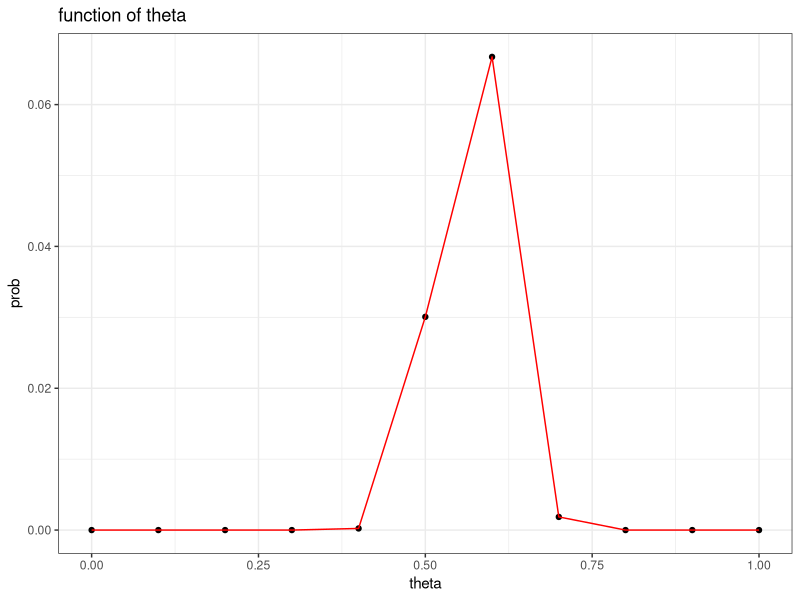
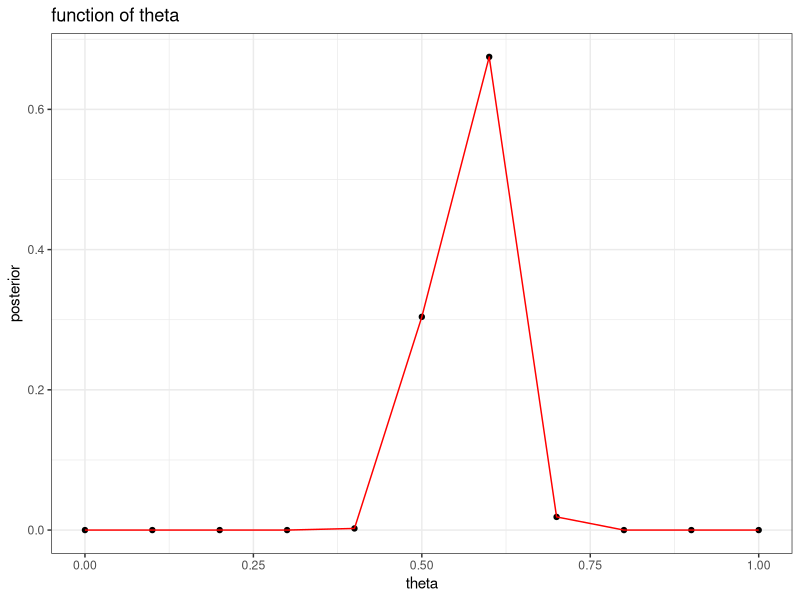
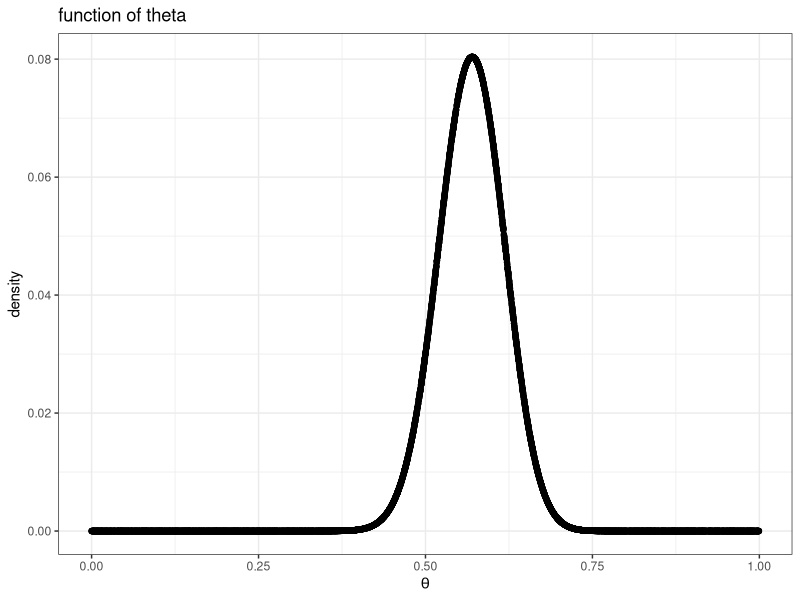
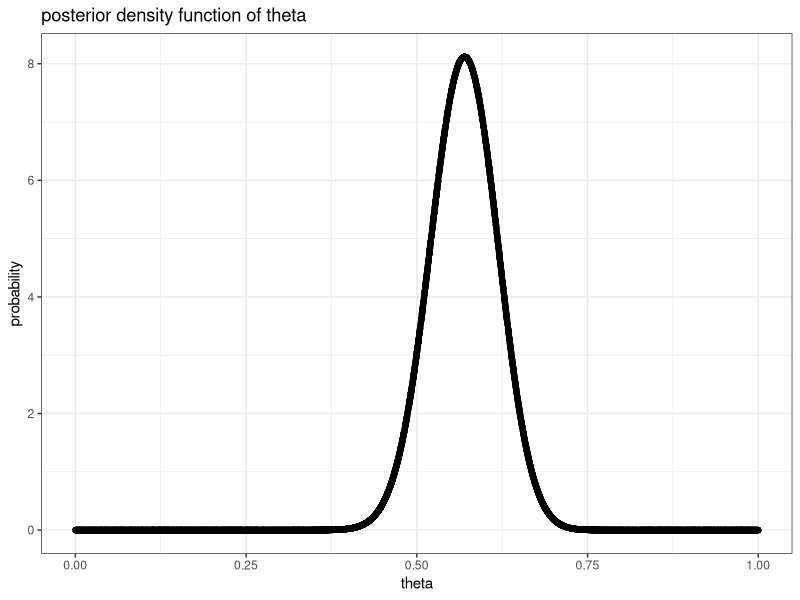
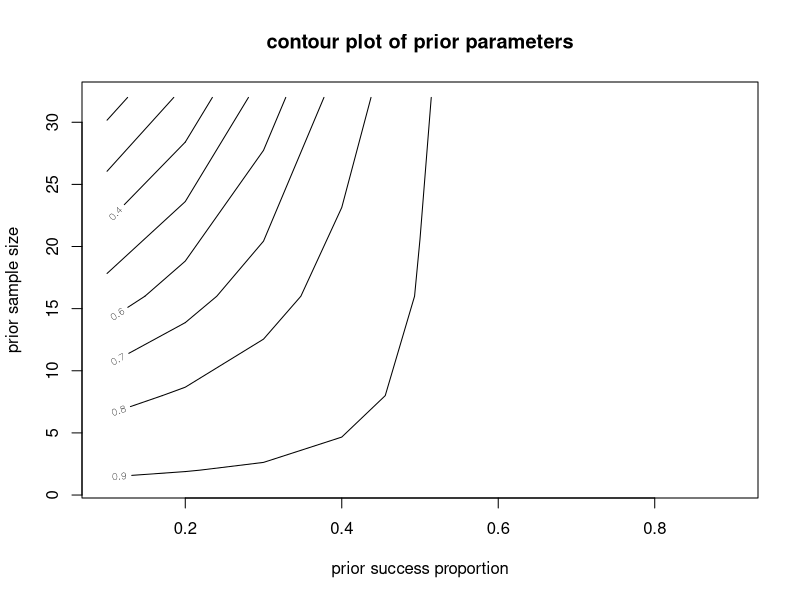

Generate these figures, in order, with R:
## ---- chunk 1
library(tidyverse)
require(magrittr)
require(plyr)
ggplot2::theme_set(ggplot2::theme_bw())
knitr::opts_chunk$set(fig.align = 'center')
## ---- chunk 2
library(knitr)
#computing
samp <- 100
n <- 57
theta <- seq(0,1,0.1)
prob <- dbinom(n,size=samp,prob=theta)
#making table
result <- rbind(theta,prob)
result <- t(result)
colnames(result) <- c("theta","probability")
kable(result)
#making plot
ggplot(mapping = aes(x=theta,y=prob)) +
  geom_point() +
  geom_line(color="red") +
  labs(title = "function of theta")
## ---- chunk 3
#computing
prior <- 1/11
mgy <- sum(prior*prob)
posterior <- prior*prob/mgy
#making table
result2 <- rbind(theta,posterior)
result2 <- t(result2)
kable(result2)
#making plot
ggplot(mapping = aes(x=theta,y=posterior)) +
  geom_point() +
  geom_line(color="red") +
  labs(title = "function of theta")
## ---- chunk 4
theta2 <- runif(10000,0,1)
prob2 <- dbinom(57,100,theta2)
ggplot(mapping = aes(x=theta2,y=prob2)) +
  geom_point() +
  labs(title = "function of theta") +
  xlab(expression(theta)) + ylab("density")
## ---- chunk 5
theta3 <- runif(10000,0,1)
post_theta <- dbeta(theta3,58,44)
ggplot(mapping = aes(x=theta3,y=post_theta)) +
  geom_point() +
  labs(title = "posterior density function of theta") +
  xlab("theta") + ylab("probability")
## ---- chunk 6
theta_0 <- seq(0.1,0.9,0.1)
n_0 <- c(1,2,8,16,32)
a <- theta_0 %*% t(n_0)
b <- (1-theta_0) %*% t(n_0)
result3 <- pbeta(0.5,a+57,b+43,lower.tail = F)
rownames(result3) <- theta_0
colnames(result3) <- n_0
result3
contour(x=theta_0,y=n_0,z=result3,
        main="contour plot of prior parameters",
        xlab="prior success proportion",ylab="prior sample size")
